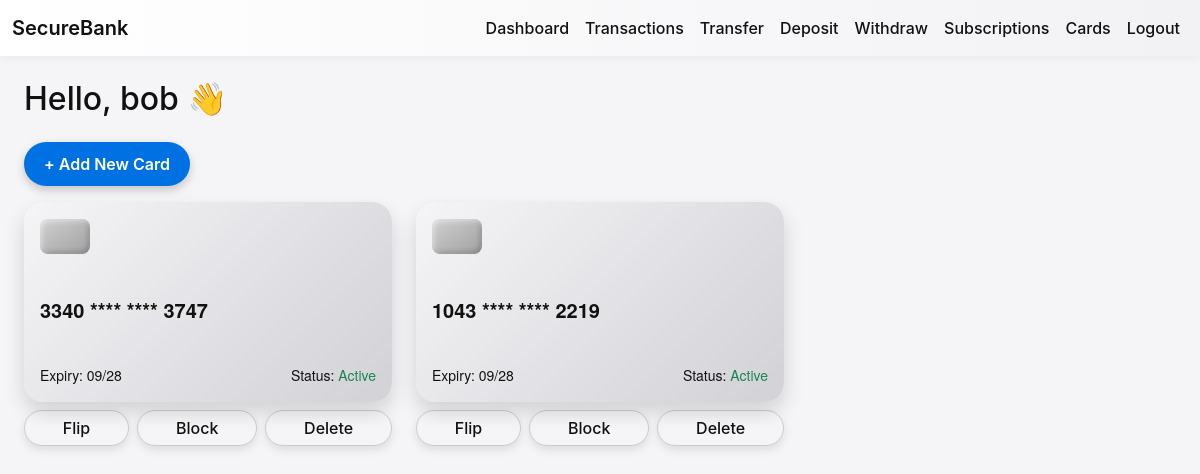
The app's page /cards (signed in), older data.
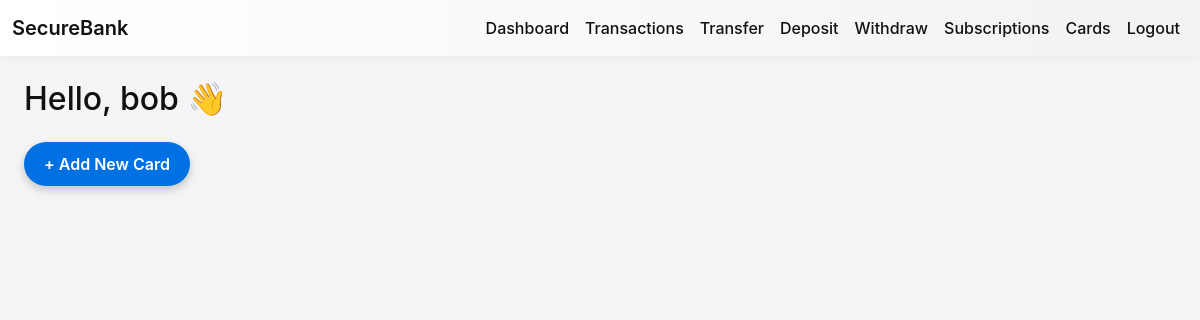
The same page, newer data.
### app/models/models.py (models this page shows)
class Card(db.Model):
    __tablename__ = 'card'
    id = db.Column(db.Integer, primary_key=True)
    account_id = db.Column(db.Integer, db.ForeignKey('account.id'), nullable=False)
    card_number = db.Column(db.String(20), unique=True)
    card_type = db.Column(db.String(20), default='debit')
    expiry = db.Column(db.String(10))
    cvv = db.Column(db.String(6))
    blocked = db.Column(db.Boolean, default=False)
    limit = db.Column(db.Float, default=5000.0)
    pin = db.Column(db.String(128))  # store hashed PIN

### app/routes.py (the view)
@main.route('/cards')
def cards_view():
    if 'user_id' not in session:
        flash('Please login first.', 'warning')
        return redirect(url_for('main.login_view'))
    account = Account.query.filter_by(user_id=session['user_id']).first()
    cards = Card.query.filter_by(account_id=account.id).all() if account else []
    return render_template('cards.html', cards=cards, username=session['username'])

### app/templates/cards.html (shortened to what this page needs)
{% extends 'base.html' %}
{% block content %}
<div class="container mt-4">
  <h2 class="mb-4">Hello, {{ username }} 👋</h2>
  <button class="btn apple-btn mb-3" data-bs-toggle="modal" data-bs-target="#addCardModal">
    + Add New Card
  </button>
  <div class="row">
    {% for card in cards %}
    <div class="col-md-4 mb-4">
      <div class="flip-card">
        <div class="flip-card-inner" id="cardInner{{ card.id }}">
          <div class="flip-card-front p-3 card-front">
            <div class="d-flex justify-content-between align-items-center">
              <div class="chip3d"></div>
              <div class="apple-logo"></div>
            </div>
            <div>
              <p class="fs-5 fw-bold mt-3">{{ card.card_number[:4] }} **** **** {{ card.card_number[-4:] }}</p>
            </div>
            <div class="d-flex justify-content-between">
              <small>Expiry: {{ card.expiry }}</small>
              <small>Status: {% if card.blocked %}<span class="text-danger">Blocked</span>{% else %}<span class="text-success">Active</span>{% endif %}</small>
            </div>
          </div>
          <div class="flip-card-back p-3 card-back">
            <div class="magnetic-strip"></div>
            <div class="mt-3">
              <p class="mb-1"><strong>CVV:</strong> {{ card.cvv }}</p>
              <p class="mb-0"><strong>Account ID:</strong> {{ card.account_id }}</p>
            </div>
            <div class="d-flex justify-content-end mt-auto">
              <div class="apple-logo-small"> SecureBank</div>
            </div>
          </div>
        </div>
        <div class="mt-2 d-flex gap-2 justify-content-between">
          <button class="btn apple-action-btn flex-grow-1" onclick="flipCard('{{ card.id }}')">Flip</button>
          <a href="{{ url_for('main.toggle_card_view', card_id=card.id) }}" class="btn apple-action-btn flex-grow-1">
            {% if card.blocked %}Unblock{% else %}Block{% endif %}
          </a>
          <a href="{{ url_for('main.delete_card_view', card_id=card.id) }}" class="btn apple-action-btn flex-grow-1">Delete</a>
        </div>
      </div>
    </div>
    {% endfor %}
  </div>
</div>
{% endblock %}

Row changes from the older to the newer data that the page shows:
removed Card: card_number "3340", card_number "3747", expiry "09/28", blocked "Active"
removed Card: card_number "1043", card_number "2219", expiry "09/28", blocked "Active"
